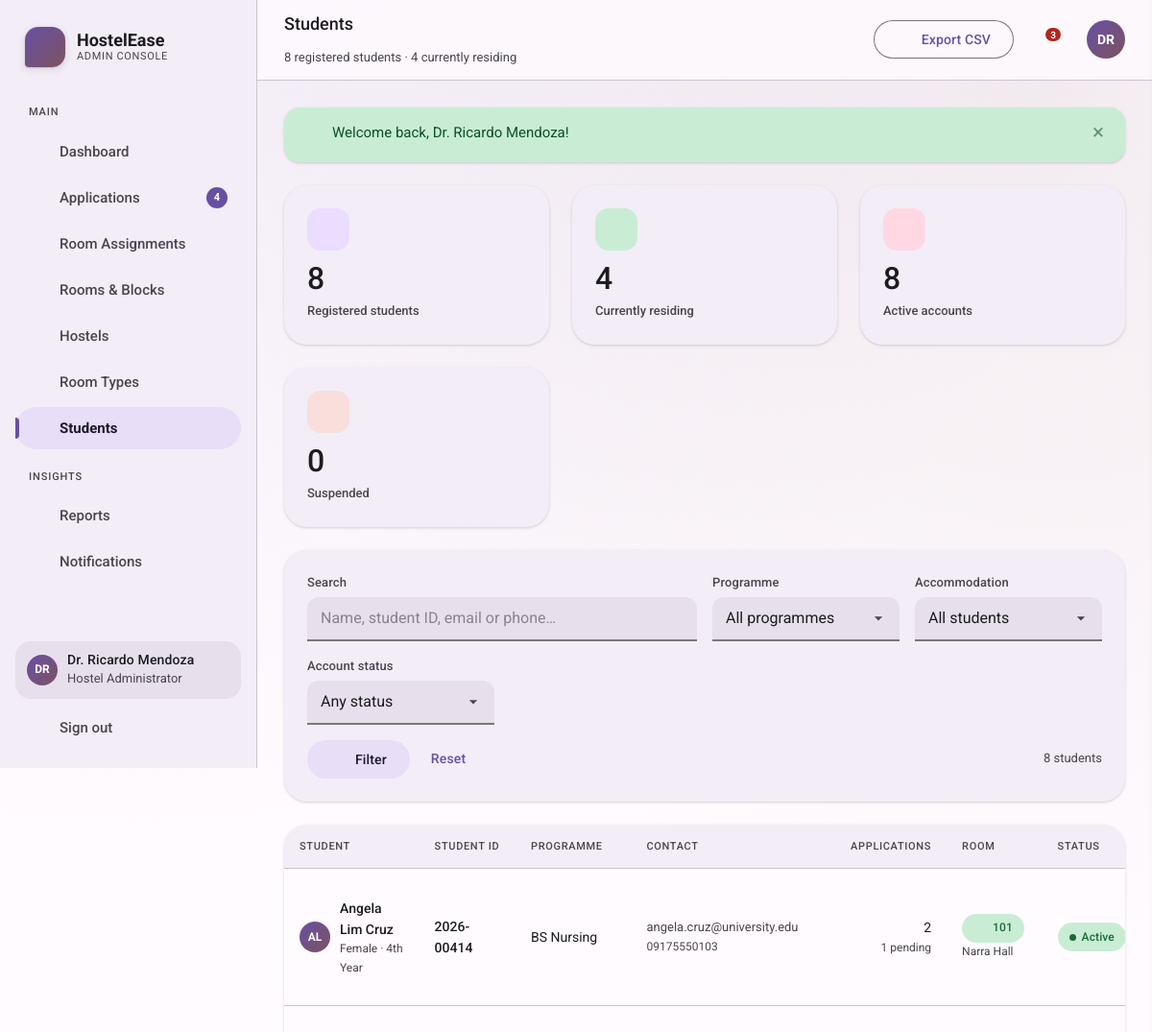
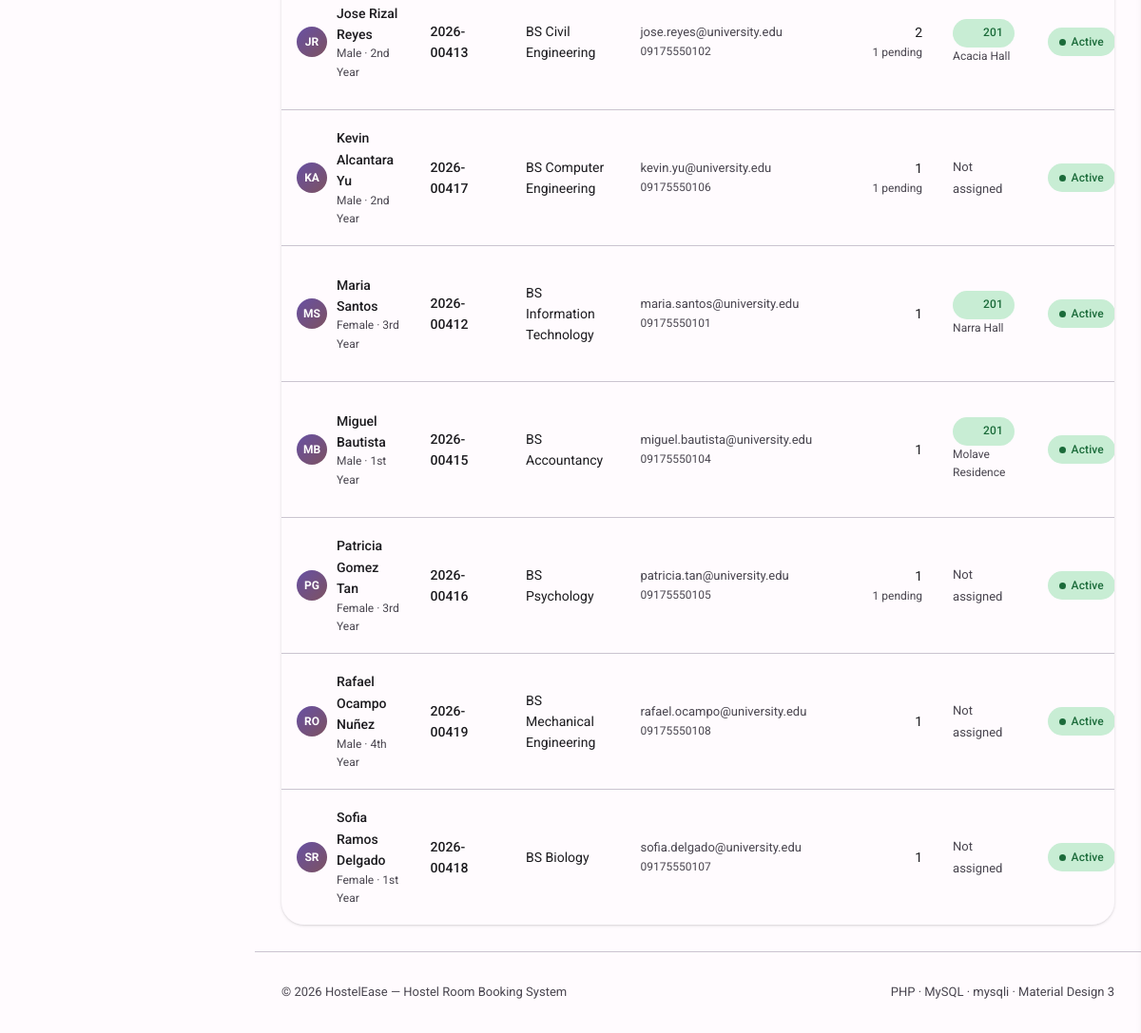
The app's page /admin/students.php (signed in) with its own data (2 pictures, top to bottom).
### tables this page shows
CREATE TABLE users (
  id            INT UNSIGNED NOT NULL AUTO_INCREMENT,
  role          ENUM('student','admin') NOT NULL DEFAULT 'student',
  student_id    VARCHAR(20)  DEFAULT NULL,
  full_name     VARCHAR(120) NOT NULL,
  email         VARCHAR(150) NOT NULL,
  phone         VARCHAR(25)  DEFAULT NULL,
  password_hash VARCHAR(255) NOT NULL,
  gender        ENUM('male','female','other') DEFAULT NULL,
  programme     VARCHAR(120) DEFAULT NULL,
  year_level    VARCHAR(20)  DEFAULT NULL,
  address       VARCHAR(255) DEFAULT NULL,
  emergency_contact_name  VARCHAR(120) DEFAULT NULL,
  emergency_contact_phone VARCHAR(25)  DEFAULT NULL,
  status        ENUM('active','suspended') NOT NULL DEFAULT 'active',
  created_at    TIMESTAMP NOT NULL DEFAULT CURRENT_TIMESTAMP,
  updated_at    TIMESTAMP NOT NULL DEFAULT CURRENT_TIMESTAMP ON UPDATE CURRENT_TIMESTAMP,
  PRIMARY KEY (id),
  UNIQUE KEY uq_users_email (email),
  UNIQUE KEY uq_users_student_id (student_id),
  KEY idx_users_role (role)
);

### admin/students.php (the view, shortened to what this page needs)
<?php
require_once __DIR__ . '/../includes/header.php';
$q      = get_str('q');
$status = safe_choice(get_str('status'), ['', 'active', 'suspended'], '');
$prog   = get_str('programme');
$hasRoom = get_str('room');
$where  = ["u.role = 'student'"];
$types  = '';
$params = [];
$students = db_all(
    $conn,
    "SELECT u.*,
            (SELECT COUNT(*) FROM bookings b WHERE b.student_id = u.id) applications,
            (SELECT COUNT(*) FROM bookings b WHERE b.student_id = u.id AND b.status='pending') pending_apps,
            (SELECT r.room_number FROM assignments a JOIN rooms r ON r.id=a.room_id WHERE a.student_id=u.id AND a.status='active' ORDER BY a.created_at DESC LIMIT 1) room_number,
            (SELECT h.name FROM assignments a JOIN rooms r ON r.id=a.room_id JOIN hostels h ON h.id=r.hostel_id WHERE a.student_id=u.id AND a.status='active' ORDER BY a.created_at DESC LIMIT 1) hostel_name
       FROM users u
      WHERE " . implode(' AND ', $where) . "
      ORDER BY u.full_name
      LIMIT 500",
    $types,
    $params
);
$kpi = db_one(
    $conn,
    "SELECT COUNT(*) students, SUM(status='active') active, SUM(status='suspended') suspended,
            SUM(gender='male') males, SUM(gender='female') females
       FROM users WHERE role='student'"
);
$residing = (int)(db_one($conn, "SELECT COUNT(*) c FROM assignments WHERE status='active'")['c'] ?? 0);
$queryBase = http_build_query(array_filter(['q' => $q, 'status' => $status, 'programme' => $prog, 'room' => $hasRoom], fn($v) => $v !== ''));
page_header('Students', 'students', (int)$kpi['students'] . ' registered students &middot; ' . $residing . ' currently residing', [
    ['label' => 'Export CSV', 'href' => 'students.php?' . e($queryBase) . '&export=csv', 'class' => 'btn-outlined', 'icon' => 'download'],
]);
?>
<div class="grid g-4 mb-3">
  <?php
  $tiles = [
      ['people', 'tone-1', (int)$kpi['students'], 'Registered students'],
      ['key', 'tone-4', $residing, 'Currently residing'],
      ['check_circle', 'tone-3', (int)$kpi['active'], 'Active accounts'],
      ['lock', 'tone-6', (int)$kpi['suspended'], 'Suspended'],
  ];
  foreach ($tiles as $i => [$ico, $tone, $v, $l]): ?>
    <div class="card anim-rise anim-rise-<?= $i + 1 ?>"><div class="stat">
      <span class="stat-icon <?= $tone ?>"><?= icon($ico) ?></span>
      <span class="stat-value"><?= $v ?></span><span class="stat-label"><?= e($l) ?></span>
    </div></div>
  <?php endforeach; ?>
</div>
<form method="get" action="students.php" class="card mb-3">
  <div class="filter-bar">
    <div class="field" style="grid-column:span 2">
      <label class="field-label" for="q">Search</label>
      <input class="input" id="q" name="q" value="<?= e($q) ?>" placeholder="Name, student ID, email or phone&hellip;">
    </div>
    <div class="field">
      <label class="field-label" for="programme">Programme</label>
      <select class="select" id="programme" name="programme">
        <option value="">All programmes</option>
      </select>
    </div>
    <div class="field">
      <label class="field-label" for="room">Accommodation</label>
      <select class="select" id="room" name="room">
        <option value="">All students</option>
      </select>
    </div>
    <div class="field">
      <label class="field-label" for="status">Account status</label>
      <select class="select" id="status" name="status">
        <option value="">Any status</option>
      </select>
    </div>
  </div>
  <div class="row wrap mt-2" style="gap:8px">
    <button type="submit" class="btn btn-tonal"><?= icon('filter') ?> Filter</button>
    <a class="btn btn-text" href="students.php">Reset</a>
    <span class="tiny"><?= count($students) ?> student<?= count($students) === 1 ? '' : 's' ?></span>
  </div>
</form>
<?php if (!$students): ?>
  <div class="card"><div class="empty">
    <div class="empty-icon"><?= icon('people') ?></div>
    <h3 class="title-m mb-0">No students found</h3>
    <p class="tiny">Adjust the filters above.</p>
  </div></div>
<?php else: ?>
  <div class="card" style="padding:0;overflow:hidden">
    <div class="table-wrap">
      <table class="data" style="min-width:1080px">
        <thead>
          <tr><th>Student</th><th>Student ID</th><th>Programme</th><th>Contact</th><th class="num">Applications</th><th>Room</th><th>Status</th><th style="text-align:right">Actions</th></tr>
        </thead>
        <tbody>
          <?php foreach ($students as $s): ?>
            <tr>
              <td>
                <div class="row" style="gap:10px">
                  <span class="avatar sm"><?= e(initials($s['full_name'])) ?></span>
                  <span>
                    <span class="cell-strong"><?= e($s['full_name']) ?></span>
                    <span class="cell-sub" style="display:block"><?= e(ucfirst((string)$s['gender'] ?: '—')) ?><?= $s['year_level'] ? ' &middot; ' . e($s['year_level']) : '' ?></span>
                  </span>
                </div>
              </td>
              <td class="cell-strong"><?= e($s['student_id']) ?></td>
              <td><?= e($s['programme'] ?: '—') ?></td>
              <td class="tiny"><?= e($s['email']) ?><div class="cell-sub"><?= e($s['phone'] ?: '—') ?></div></td>
              <td class="num">
                <?= (int)$s['applications'] ?>
                <?php if ((int)$s['pending_apps'] > 0): ?><div class="cell-sub"><?= (int)$s['pending_apps'] ?> pending</div><?php endif; ?>
              </td>
              <td>
                <?php if ($s['room_number']): ?>
                  <span class="chip chip-success"><?= icon('bed', 'icon icon-xs') ?> <?= e($s['room_number']) ?></span>
                  <div class="cell-sub"><?= e($s['hostel_name']) ?></div>
                <?php else: ?>
                  <span class="tiny">Not assigned</span>
                <?php endif; ?>
              </td>
              <td><span class="chip <?= $s['status'] === 'active' ? 'chip-success' : 'chip-danger' ?>"><span class="chip-dot"></span><?= e(ucfirst($s['status'])) ?></span></td>
            </tr>
          <?php endforeach; ?>
        </tbody>
      </table>
    </div>
  </div>
<?php endif; ?>
<?php page_footer(); ?>

### includes/header.php (shortened to what this page needs)
<?php
require_once __DIR__ . '/functions.php';
$__USER = current_user();
function initials(?string $name): string
{
    $parts = preg_split('/\s+/', trim((string)$name));
    $out = '';
    foreach (array_slice($parts, 0, 2) as $p) {
        if ($p !== '') {
            $out .= mb_strtoupper(mb_substr($p, 0, 1));
        }
    }
    return $out ?: '?';
}
function nav_items(string $role): array
{
    if ($role === 'admin') {
        return [
            'main' => [
                ['dashboard.php',        'dashboard',   'Dashboard'],
                ['applications.php',     'assignment',  'Applications',  'pending_badge'],
                ['assignments.php',      'bed',         'Room Assignments'],
                ['rooms.php',            'layers',      'Rooms & Blocks'],
                ['hostels.php',          'apartment',   'Hostels'],
                ['room-types.php',       'money',       'Room Types'],
                ['students.php',         'people',      'Students'],
            ],
            'insights' => [
                ['reports.php',          'chart',       'Reports'],
                ['../notifications.php', 'notifications', 'Notifications'],
            ],
        ];
    }
    return [
        'main' => [
            ['dashboard.php',      'dashboard',   'My Dashboard'],
            ['hostels.php',        'apartment',   'Browse Hostels'],
            ['search-rooms.php',   'search',      'Find a Room'],
            ['apply.php',          'add',         'New Application'],
            ['my-bookings.php',    'assignment',  'My Applications'],
            ['my-assignment.php',  'key',         'My Room'],
        ],
        'insights' => [
            ['../notifications.php', 'notifications', 'Notifications', 'unread_badge'],
            ['../profile.php',     'person',      'My Profile'],
        ],
    ];
}
function pending_applications_count(): int
{
    global $conn;
    $res = mysqli_query($conn, "SELECT COUNT(*) c FROM bookings WHERE status = 'pending'");
    $row = $res ? mysqli_fetch_assoc($res) : null;
    return (int)($row['c'] ?? 0);
}
function page_header(string $title, string $active = '', string $subtitle = '', array $actions = []): void
{
    global $__USER;
    $user = $__USER ?: current_user();
    $role = $user['role'] ?? 'guest';
    $base = $role === 'admin' ? 'admin/' : ($role === 'student' ? 'student/' : '');
    $unread = $user ? unread_notification_count((int)$user['id']) : 0;
    $pending = $role === 'admin' ? pending_applications_count() : 0;
    ?>
<!DOCTYPE html>
<html lang="en">
<head>
<link rel="stylesheet" href="<?= app_url('assets/css/fonts.css') ?>">
<link rel="stylesheet" href="<?= app_url('assets/css/material-you.css') ?>">
</head>
<body>
<div class="app">
  <aside class="rail" id="rail" aria-label="Main navigation">
    <div class="brand">
      <div class="brand-mark"><?= icon('apartment') ?></div>
      <div class="brand-text">
        <span class="brand-name"><?= APP_NAME ?></span>
        <span class="brand-sub"><?= e($role === 'admin' ? 'Admin Console' : 'Student Portal') ?></span>
      </div>
    </div>
    <?php foreach (nav_items($role) as $section => $items): ?>
      <div class="rail-section"><?= e($section) ?></div>
      <?php foreach ($items as $it):
          [$file, $ico, $label] = $it;
          $isRootPage = str_starts_with($file, '../');
          $file = preg_replace('#^(\.\./)+#', '', $file);
          $badge = $it[3] ?? null;
          $isActive = ($active === basename($file, '.php'));
          $count = null;
          if ($badge === 'pending_badge' && $pending > 0) $count = $pending;
      ?>
        <a class="nav-item<?= $isActive ? ' active' : '' ?>" href="<?= app_url(($isRootPage ? '' : $base) . $file) ?>"<?= $isActive ? ' aria-current="page"' : '' ?>>
          <?= icon($ico) ?><span><?= e($label) ?></span>
          <?php if ($count !== null): ?><span class="nav-badge"><?= $count ?></span><?php endif; ?>
        </a>
      <?php endforeach; ?>
    <?php endforeach; ?>
    <div class="rail-footer">
      <?php if ($user): ?>
        <div class="rail-user mb-1">
          <div class="avatar sm"><?= e(initials($user['full_name'])) ?></div>
          <div class="grow" style="min-width:0">
            <div class="label-m" style="white-space:nowrap;overflow:hidden;text-overflow:ellipsis"><?= e($user['full_name']) ?></div>
            <div class="tiny"><?= e($role === 'admin' ? 'Hostel Administrator' : ($user['student_id'] ?: 'Student')) ?></div>
          </div>
        </div>
      <?php endif; ?>
      <a class="nav-item" href="<?= app_url('logout.php') ?>">
        <?= icon('logout') ?><span>Sign out</span>
      </a>
    </div>
  </aside>
  <div class="main">
    <header class="topbar">
      <div class="grow" style="min-width:0">
        <h1 class="title-m mb-0" style="white-space:nowrap;overflow:hidden;text-overflow:ellipsis"><?= e($title) ?></h1>
        <?php if ($subtitle): ?><p class="tiny mb-0"><?= $subtitle ?></p><?php endif; ?>
      </div>
      <?php foreach ($actions as $a): ?>
        <a class="btn <?= e($a['class'] ?? '') ?>" href="<?= e($a['href']) ?>">
          <?php if (!empty($a['icon'])): ?><?= icon($a['icon']) ?><?php endif; ?>
          <?= e($a['label']) ?>
        </a>
      <?php endforeach; ?>
      <button class="icon-btn" data-notif-toggle aria-label="Notifications (<?= $unread ?> unread)">
        <?php if ($unread > 0): ?><span class="dot"><?= $unread > 9 ? '9+' : $unread ?></span><?php endif; ?>
      </button>
      <?php if ($user): ?>
        <a class="avatar" href="<?= app_url('profile.php') ?>" title="<?= e($user['full_name']) ?>" aria-label="My profile"><?= e(initials($user['full_name'])) ?></a>
      <?php endif; ?>
    </header>
    <main class="content" id="main">
      <?= flash_render() ?>
    <?php
}
function page_footer(string $fab = ''): void
{
    ?>
    </main>
    <footer class="footer">
      <div class="row-between">
        <span>&copy; <?= date('Y') ?> <?= APP_NAME ?> &mdash; <?= e(APP_TAGLINE) ?></span>
        <span>PHP &middot; MySQL &middot; mysqli &middot; Material Design 3</span>
      </div>
    </footer>
  </div>
</div>
</body>
</html>
    <?php
}

### includes/functions.php (shortened to what this page needs)
<?php
require_once __DIR__ . '/config.php';
function e(?string $value): string
{
    return htmlspecialchars((string)$value, ENT_QUOTES | ENT_SUBSTITUTE, 'UTF-8');
}
function app_url(string $path = ''): string
{
    static $prefix = null;
    if ($prefix === null) {
        $scriptDir = rtrim(str_replace('\\', '/', dirname($_SERVER['SCRIPT_NAME'] ?? '/')), '/');
        if ($scriptDir === '' || $scriptDir === '.') {
            $prefix = rtrim(BASE_URL, '/') . '/';
        } else {
            $depth   = substr_count($scriptDir, '/');
            $baseDir = rtrim(BASE_URL, '/');
            $prefix  = ($baseDir !== '' ? $baseDir . '/' : '') . str_repeat('../', $depth);
        }
    }
    return $prefix . ltrim($path, '/');
}
function flash_render(): string
{
    $out = '<div class="flash-stack">';
    foreach ($_SESSION['flash'] as $f) {
        $out .= '<div class="alert alert-' . e($f['type']) . '" role="status">'
              . '<span class="alert-icon">' . icon_for($f['type']) . '</span>'
              . '<span>' . e($f['message']) . '</span>'
              . '<button type="button" class="alert-close" aria-label="Dismiss" onclick="this.parentElement.remove()">&times;</button>'
              . '</div>';
    }
    $out .= '</div>';
    return $out;
}
function icon_for(string $type): string
{
    return match ($type) {
        'success' => icon('check_circle'),
        'danger', 'error' => icon('error'),
        'warning' => icon('warning'),
        default   => icon('info'),
    };
}
function current_user(): ?array
{
    global $conn;
    static $cache = null;
    if ($cache !== null) {
        return $cache;
    }
    $stmt = mysqli_prepare($conn, 'SELECT * FROM users WHERE id = ? LIMIT 1');
    mysqli_stmt_bind_param($stmt, 'i', $_SESSION['user_id']);
    mysqli_stmt_execute($stmt);
    $res  = mysqli_stmt_get_result($stmt);
    $cache = mysqli_fetch_assoc($res) ?: null;
    return $cache;
}
function unread_notification_count(int $userId): int
{
    global $conn;
    $stmt = mysqli_prepare($conn, 'SELECT COUNT(*) c FROM notifications WHERE user_id = ? AND is_read = 0');
    mysqli_stmt_bind_param($stmt, 'i', $userId);
    mysqli_stmt_execute($stmt);
    $row = mysqli_fetch_assoc(mysqli_stmt_get_result($stmt));
    return (int)($row['c'] ?? 0);
}
function icon(string $name, string $class = 'icon'): string
{
    $d = $paths[$name] ?? $paths['info'];
    return '<svg class="' . e($class) . '" viewBox="0 0 24 24" fill="currentColor" aria-hidden="true" focusable="false">' . $d . '</svg>';
}
function db_all(mysqli $conn, string $sql, string $types = '', array $params = []): array
{
    $stmt = mysqli_prepare($conn, $sql);
    if ($types !== '' && $params !== []) {
        mysqli_stmt_bind_param($stmt, $types, ...$params);
    }
    mysqli_stmt_execute($stmt);
    $rows = mysqli_fetch_all(mysqli_stmt_get_result($stmt), MYSQLI_ASSOC);
    return $rows;
}
function get_str(string $key, string $default = ''): string
{
    return isset($_GET[$key]) && is_string($_GET[$key]) ? trim($_GET[$key]) : $default;
}

### records on screen
users: role "ADMIN CONSOLE", full_name "DR", full_name "Dr. Ricardo Mendoza", role "Hostel Administrator"
users: full_name "AL", full_name "Angela Lim Cruz", gender "Female", year_level "4th Year", student "2026-00414", programme "BS Nursing", email "angela.cruz@university.edu", phone "09175550103", applications "2", pending_apps "1", room_number "101", hostel_name "Narra Hall", status "Active"
users: full_name "JR", full_name "Jose Rizal Reyes", gender "Male", year_level "2nd Year", student "2026-00413", programme "BS Civil Engineering", email "jose.reyes@university.edu", phone "09175550102", applications "2", pending_apps "1", room_number "201", hostel_name "Acacia Hall", status "Active"
users: full_name "KA", full_name "Kevin Alcantara Yu", gender "Male", year_level "2nd Year", student "2026-00417", programme "BS Computer Engineering", email "kevin.yu@university.edu", phone "09175550106", applications "1", pending_apps "1", shows "Not assigned", status "Active"
users: full_name "MS", full_name "Maria Santos", gender "Female", year_level "3rd Year", student "2026-00412", programme "BS Information Technology", email "maria.santos@university.edu", phone "09175550101", applications "1", room_number "201", hostel_name "Narra Hall", status "Active"
users: full_name "MB", full_name "Miguel Bautista", gender "Male", year_level "1st Year", student "2026-00415", programme "BS Accountancy", email "miguel.bautista@university.edu", phone "09175550104", applications "1", room_number "201", hostel_name "Molave Residence", status "Active"
users: full_name "PG", full_name "Patricia Gomez Tan", gender "Female", year_level "3rd Year", student "2026-00416", programme "BS Psychology", email "patricia.tan@university.edu", phone "09175550105", applications "1", pending_apps "1", shows "Not assigned", status "Active"
users: full_name "RO", full_name "Rafael Ocampo Nuñez", gender "Male", year_level "4th Year", student "2026-00419", programme "BS Mechanical Engineering", email "rafael.ocampo@university.edu", phone "09175550108", applications "1", shows "Not assigned", status "Active"
users: full_name "SR", full_name "Sofia Ramos Delgado", gender "Female", year_level "1st Year", student "2026-00418", programme "BS Biology", email "sofia.delgado@university.edu", phone "09175550107", applications "1", shows "Not assigned", status "Active"

### other values on screen
APP_NAME "HostelEase"
$section "MAIN"
$label "Dashboard"
$label "Applications"
$count "4"
$label "Room Assignments"
$label "Rooms & Blocks"
$label "Hostels"
$label "Room Types"
$label "Students"
$section "INSIGHTS"
$label "Reports"
$label "Notifications"
$title "Students"
$subtitle "8 registered students · 4 currently residing"
